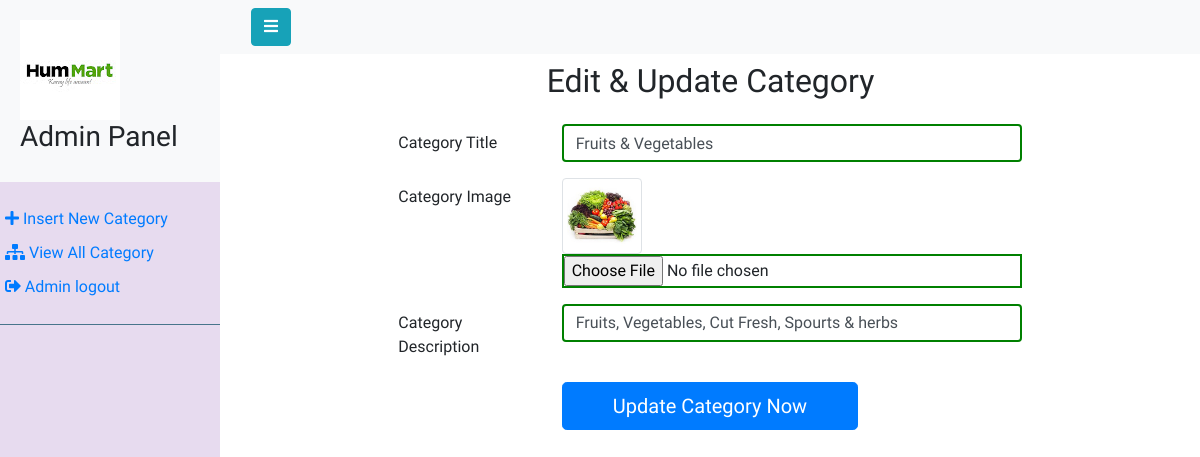
Page /Admin/Index.php?EditCategory=17 (signed in) on the committed database.
### tables this page shows
CREATE TABLE `category` (
  `Id` int(100) NOT NULL,
  `Title` varchar(255) NOT NULL,
  `Description` varchar(255) NOT NULL,
  `Image` varchar(255) NOT NULL
);

### Admin/EditCategory.php (the view, shortened to what this page needs)
<?php
if(isset($_GET['EditCategory'])){
    $get_id = $_GET['EditCategory'];
    $get_cat = "select * from Category where Id='$get_id'";
    $run_cat = mysqli_query($DB, $get_cat);
    $row_cat = mysqli_fetch_array($run_cat);
    $cat_title = $row_cat['Title'];
    $cat_image = $row_cat['Image'];
    $cat_desc= $row_cat['Description'];
}
?>
<!DOCTYPE html>
<html lang="en">
<head>
    <link rel="stylesheet" href="../Css/bootstrap.css">
    <link rel="stylesheet" href="https://use.fontawesome.com/releases/v5.5.0/css/all.css">
    <link rel="stylesheet" href="../Css/Style.css">
</head>
<div class="row">
    <div class="offset-md-2 col-md-8">
        <form action="" method="post" enctype="multipart/form-data">
            <div class="form-group row">
                <h2 class="offset-lg-3 offset-md-2 offset-1 "> Edit & Update Category </h2>
            </div>
            <div class="form-group row">
                <label class="col-form-label col-sm-4 col-lg-3 d-none d-sm-block" for="cat_title">Category Title</label>
                <div class="col-12 col-sm-8 col-lg-9">
                    <input class="form-control" type="text" id="cat_title" name="cat_title" placeholder="Category Title: "
                           value="<?php echo $cat_title;?>"  required pattern="[^\s][A-Za-z]{1,15}(\s)?(\W|_|-)?(\s)?[A-Za-z]{1,15}[^\s]">
                </div>
            </div>
            <div class="form-group row">
                <label class="col-form-label col-sm-4 col-lg-3 d-none d-sm-block" for="cat_image">Category Image</label>
                <div class="col-12 col-sm-8 col-lg-9">
                    <img class="img-thumbnail" src='../images/<?php echo $cat_image;?>' width='80' height='80'>
                    <input class="form-control-file" type="file" id="cat_image" name="cat_image" pattern="[^\\s]+(\\.(?i)(jpg|png|gif|bmp))$">
                </div>
            </div>
            <div class="form-group row">
                <label class="col-form-label col-sm-4 col-lg-3 d-none d-sm-block" for="cat_desc">Category Description</label>
                <div class="col-12 col-sm-8 col-lg-9">
                    <input class="form-control"  name="cat_desc" id="cat_desc" rows="4" placeholder="Category Description" value="<?php echo $cat_desc;?>"
                           required pattern="[^\s].{1,100}[^\s]">
                </div>
            </div>
            <div class="form-group row">
                <div class="offset-sm-3 col-12 col-sm-6">
                    <input class="btn btn-block btn-primary btn-lg" type="submit" id="update_cat" name="update_cat"
                           value="Update Category Now">
                </div>
            </div>
        </form>
    </div>
</div>

### Admin/css/custom.css (style rules this page uses)
body { font-family: 'Poppins', sans-serif; background: #fafafa; }

### Css/Style.css (style rules this page uses)
html, body { padding: 0; margin: 0; height: 100%; width: 100%; }
input[id = 'cat_image']:valid { border: 2px solid green; }
input[id = 'cat_desc']:valid { border: 2px solid green; }
input[id = 'cat_title']:valid { border: 2px solid green; }

### Admin/Index.php (style rules this page uses)
* { font-family: 'Old Standard TT', serif; }

### rows in the picture
category: cat_title "Fruits & Vegetables", Image (picture), cat_desc "Fruits, Vegetables, Cut Fresh, Spourts & herbs"
